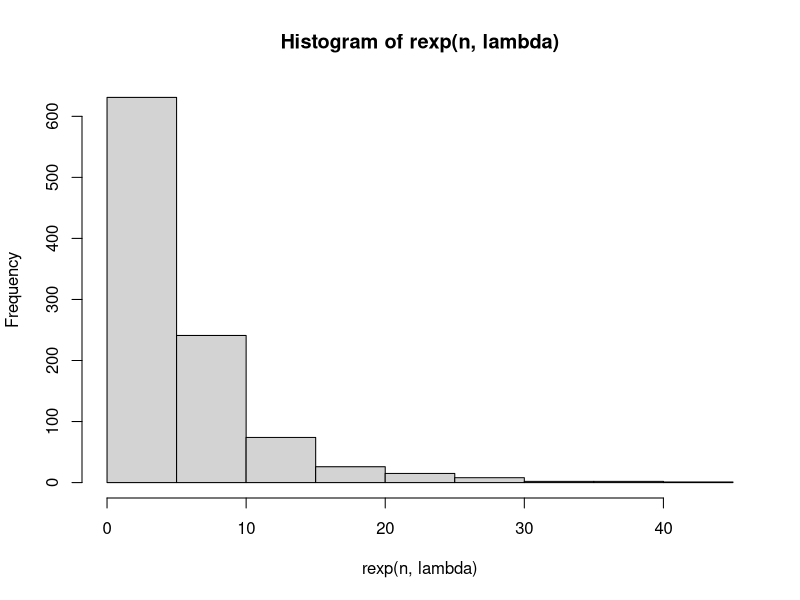
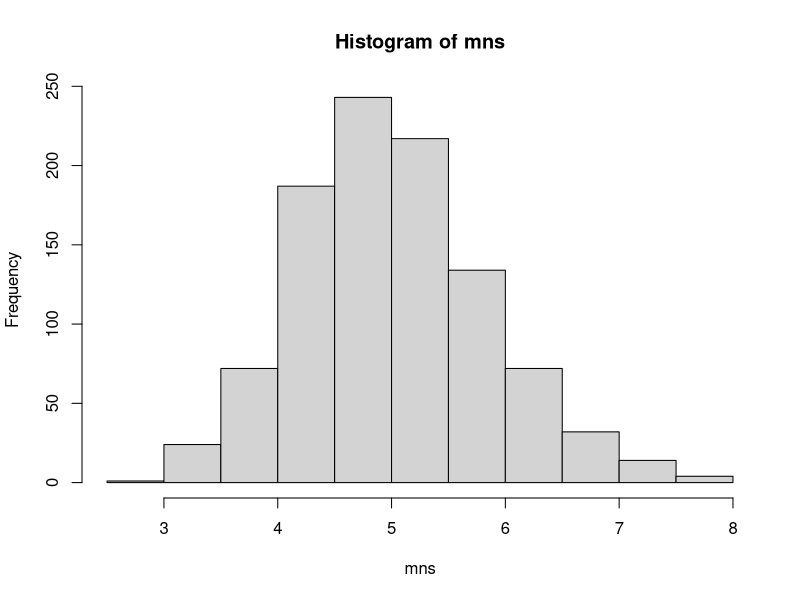

Generate these figures, in order, with R:
## ---- chunk 1

library(ggplot2)

## ---- chunk 2

n<-1000
lambda<-0.2
#pop_mean<-1/lambda
#pop_sd<-1/lambda
#pop_var<-pop_sd^2
#rexp(n, lambda)
hist(rexp(n, lambda))

## ---- chunk 3

mns = NULL
for (i in 1 : 1000) mns = c(mns, mean(rexp(40, lambda)))
#var(mns)

## ---- chunk 4
mean(mns)
## ---- chunk 5
1/lambda 
## ---- chunk 6
(1/lambda)^2/40

## ---- chunk 7
var(mns)
## ---- chunk 8
hist(mns)

